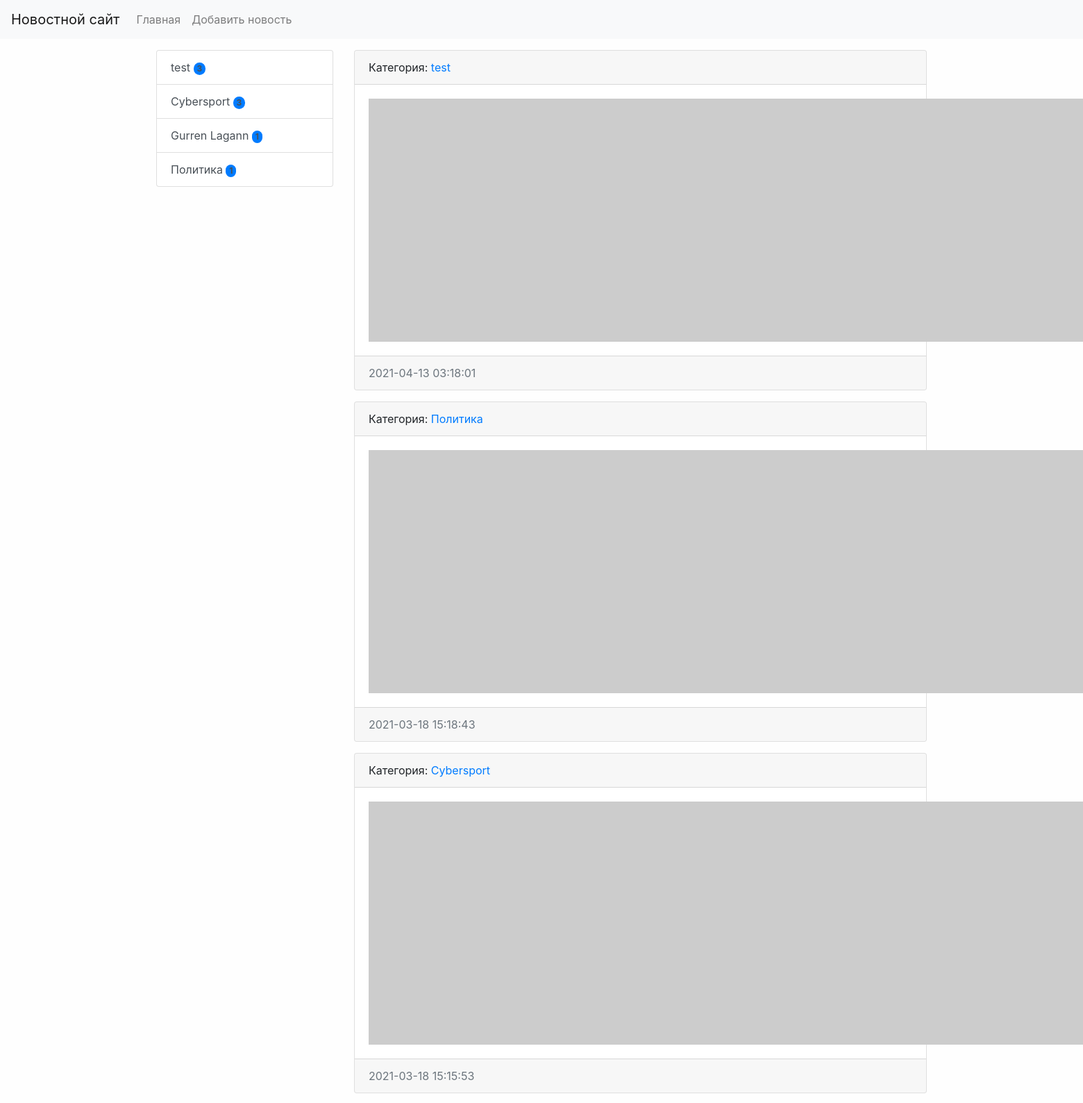
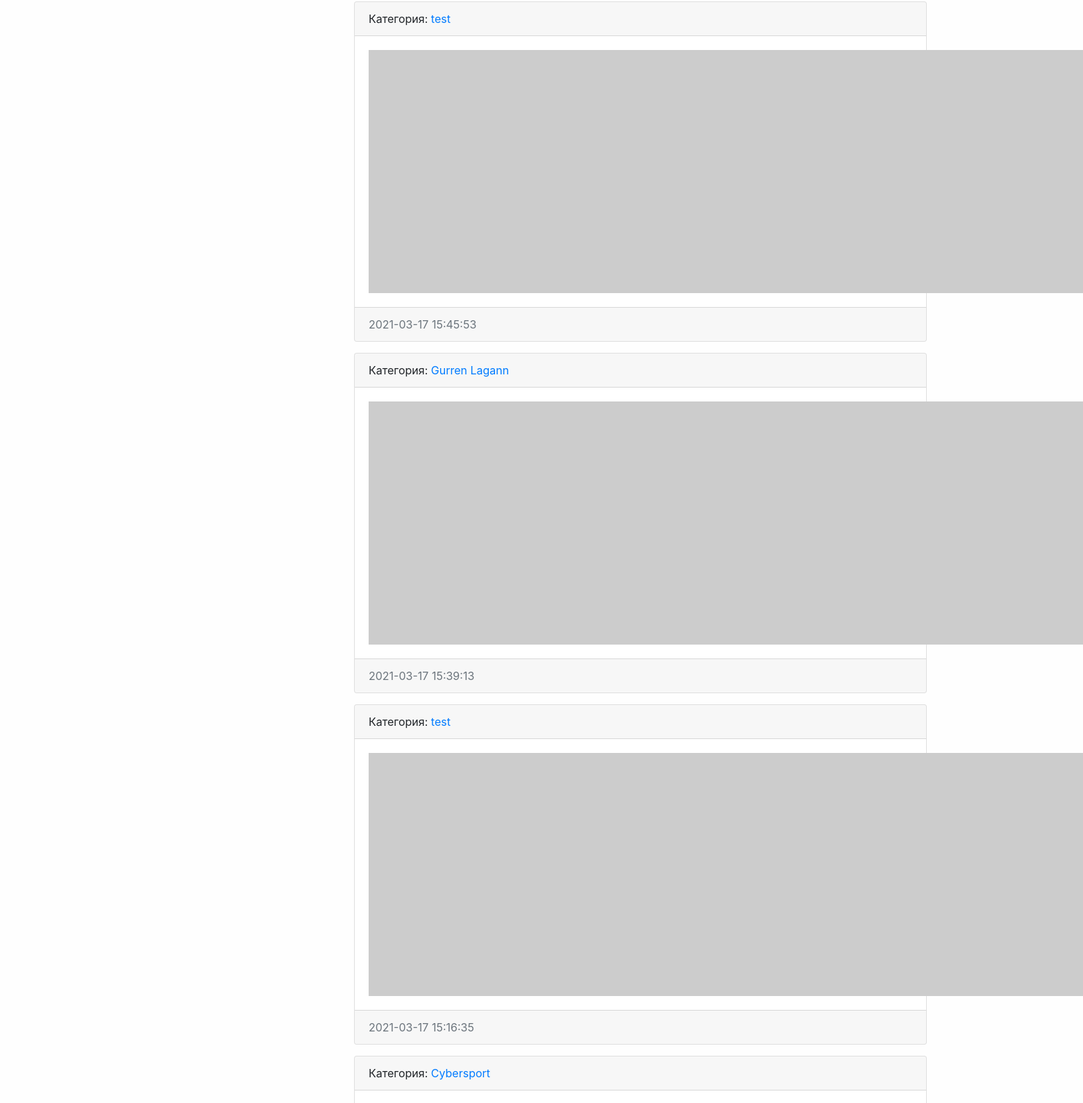
The page / (upper part) on the database its author committed (2 pictures, top to bottom).
### news/models.py (models this page shows, shortened)
class Category(models.Model):
    title = models.CharField(max_length=150, db_index=True, verbose_name='Наименование категории')
    def get_absolute_url(self):
        return reverse('category', kwargs={"category_id": self.pk})
    def __str__(self):
        return self.title
    class Meta:
        verbose_name = 'Категория'
        verbose_name_plural = 'Категории'
        ordering = ['title']

class News(models.Model):
    title = models.CharField(max_length=150, verbose_name='Наименование')
    content = models.TextField(blank=True, verbose_name='Контент')
    created_at = models.DateTimeField(auto_now_add=True, verbose_name='Дата публикации')
    updated_at = models.DateTimeField(auto_now=True, verbose_name='Обновлено')
    photo = models.ImageField(upload_to='photos/%Y/%m/%d/', verbose_name='Фото', blank=True)
    is_published = models.BooleanField(default=True, verbose_name='Опубликовано')
    category = models.ForeignKey('Category', on_delete=models.PROTECT,
                                 verbose_name='Категория')
    def get_absolute_url(self):
        return reverse('view_news', kwargs={"pk": self.pk})
    class Meta:
        verbose_name = 'Новость'
        verbose_name_plural = 'Новости'
        ordering = ['-created_at']

### news/views.py (the view)
# urls.py: path('', HomeNews.as_view(), name='home'),
class HomeNews(ListView):
    model = News
    template_name = 'news/home_news_list.html'
    context_object_name = 'news'
    def get_context_data(self, *, object_list=None, **kwargs):
        context = super().get_context_data(**kwargs)
        context['title'] = 'Главная страница'
        return context
    def get_queryset(self):
        return News.objects.filter(is_published=True).select_related(
            'category')

### news/templatetags/news_tags.py (called while the page is built)
@register.inclusion_tag('news/list_categories.html')
def show_categories(arg1='Hello', arg2='world'):
    categories = Category.objects.annotate(cnt=Count('news')).filter(cnt__gt=0)
    return {"categories": categories, "arg1": arg1, "arg2": arg2}

### news/templates/news/home_news_list.html (shortened to what this page needs)
{% extends 'base.html' %}
{% block sidebar %}
{% include 'inc/_sidebar.html' %}
{% endblock %}
{% block content %}
{% for item in news %}
<div class="card mb-3">
    <div class="card-header">
        Категория: <a href="{{ item.category.get_absolute_url }}">{{ item.category }}</a>
    </div>
    <div class="card-body">
        <div class="media">
            {% if item.photo %}
            <img src="{{ item.photo.url }}" alt="" width="350" class="mr-3">
            {% else %}
            <img src="https://picsum.photos/id/1060/350/235/?blur=2" alt="" class="mr-3">
            {% endif %}
        </div>
    </div>
    <div class="card-footer text-muted">
        {{ item.created_at|date:"Y-m-d H:i:s" }}
    </div>
</div>
{% endfor %}
{% endblock %}

### templates/base.html (shortened to what this page needs)
{% load static %}
<!doctype html>
<html lang="en">
<head>
    <link rel="stylesheet" href="{% static 'bootstrap/css/bootstrap.min.css' %}">
    <link rel="stylesheet" href="{% static 'css/style.css' %}">
</head>
<body>
{% include 'inc/_nav.html' %}
<div class="container mt-3">
    <div class="row">
        <div class="col-md-3">
            {% block sidebar %}SIDEBAR{% endblock %}
        </div>
        <div class="col-md-9">
            {% block content %}CONTENT{% endblock %}
        </div>
    </div>
</div>
</body>
</html>

### templates/inc/_nav.html (shortened to what this page needs)
<nav class="navbar navbar-expand-lg navbar-light bg-light">
    <a class="navbar-brand" href="{% url 'home' %}">Новостной сайт</a>
    <div class="collapse navbar-collapse" id="navbarSupportedContent">
        <ul class="navbar-nav mr-auto">
            <li class="nav-item"><a class="nav-link" href="{% url 'home' %}">Главная</a></li>
            <li class="nav-item"><a class="nav-link" href="{% url 'add_news' %}">Добавить новость</a></li>
        </ul>
    </div>
</nav>

### templates/inc/_sidebar.html (shortened to what this page needs)
{% load news_tags %}
{% show_categories %}

### news/templates/news/list_categories.html
<div class="list-group">
    {% for item in categories %}
    <a href="{{ item.get_absolute_url }}" class="list-group-item
    list-group-item-action">{{ item.title }}    <span class="badge bg-primary rounded-pill">{{ item.cnt }}</span></a>
    {% endfor %}
</div>

### mysite/static/css/style.css (style rules this page uses)
body { background-color: #fefefe; }

### rows shown on the page
Category: title "test", cnt "3"
Category: title "Cybersport", cnt "3"
Category: title "Gurren Lagann", cnt "1"
Category: title "Политика", cnt "1"
News: category "test", created_at "2021-04-13 03:18:01"
News: category "Политика", created_at "2021-03-18 15:18:43"
News: category "Cybersport", created_at "2021-03-18 15:15:53"
News: category "test", created_at "2021-03-17 15:45:53"
News: category "Gurren Lagann", created_at "2021-03-17 15:39:13"
News: category "test", created_at "2021-03-17 15:16:35"
News: category "Cybersport"
